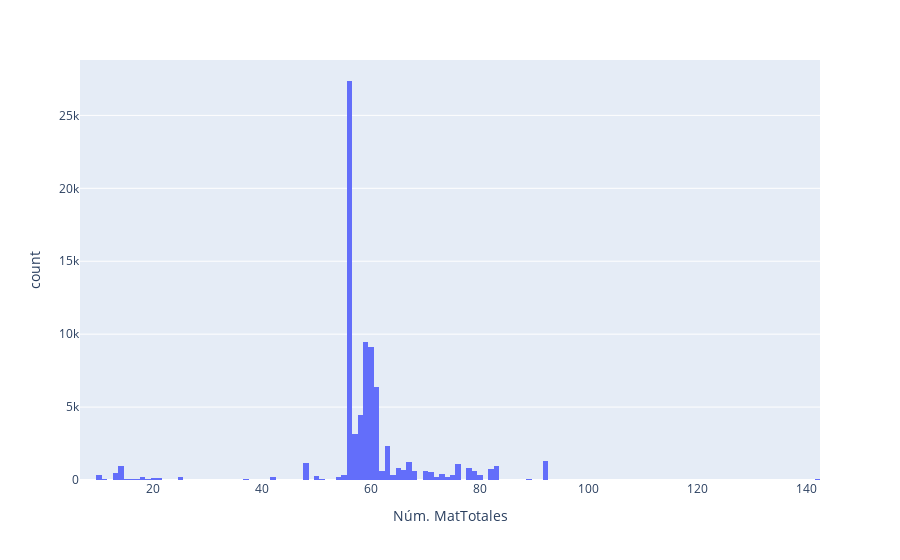

Notebook code for this chart:
### Code cell
fig = px.histogram(df, x="Núm. MatTotales")
fig.show()

### Figure 1 — Plotly figure (JSON) as saved in the notebook; plotly's stock layout.template omitted (floating-point values rounded to 4 significant figures; data arrays with more than 128 entries replaced by an {"elided": "..."} marker saying what was removed)
{"data": [{"alignmentgroup": "True", "bingroup": "x", "hovertemplate": "Núm. MatTotales=%{x}<br>count=%{y}<extra></extra>", "legendgroup": "", "marker": {"color": "#636efa", "pattern": {"shape": ""}}, "name": "", "offsetgroup": "", "orientation": "v", "showlegend": false, "type": "histogram", "x": {"elided": "81356 int values"}, "xaxis": "x", "yaxis": "y"}], "layout": {"barmode": "relative", "legend": {"tracegroupgap": 0}, "margin": {"t": 60}, "xaxis": {"anchor": "y", "domain": [0, 1], "title": {"text": "Núm. MatTotales"}}, "yaxis": {"anchor": "x", "domain": [0, 1], "title": {"text": "count"}}}}
